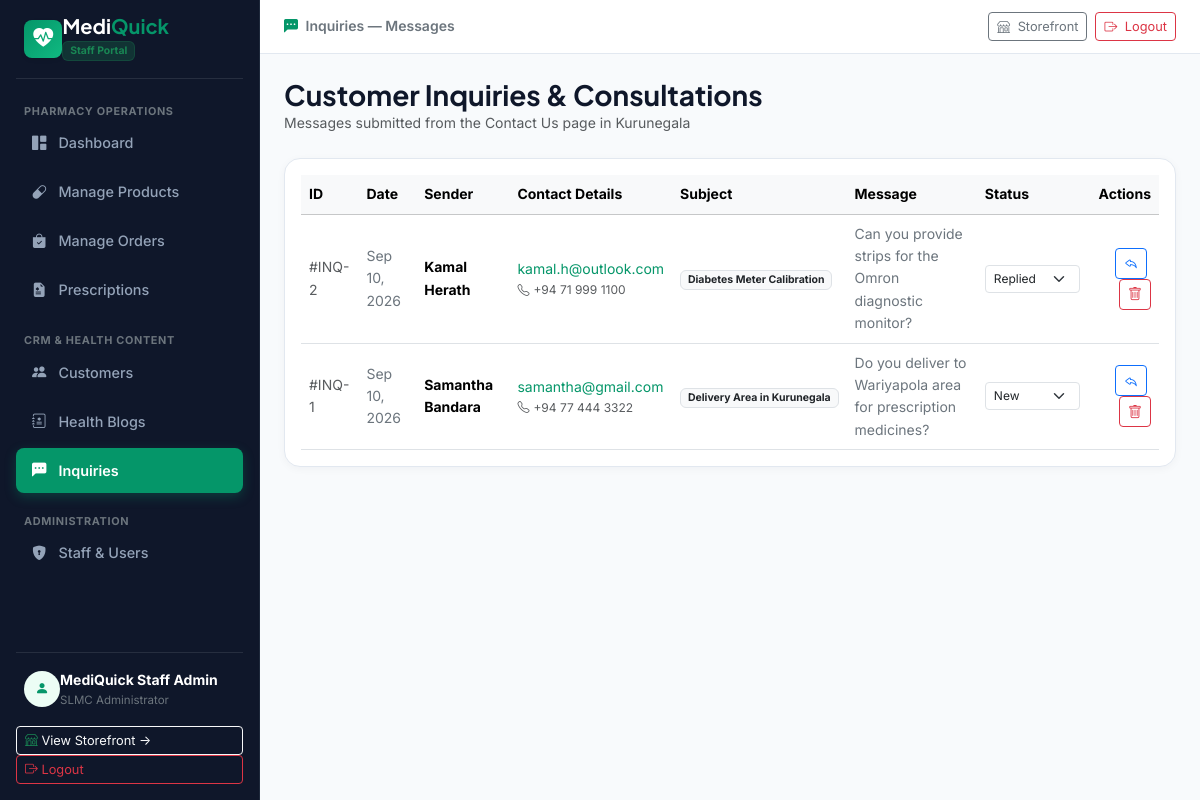
/admin/inquiries.php (signed in), run on the app's committed database.
### tables this page shows
CREATE TABLE `inquiries` (
    `id` INT AUTO_INCREMENT PRIMARY KEY,
    `name` VARCHAR(100) NOT NULL,
    `email` VARCHAR(100) NOT NULL,
    `phone` VARCHAR(20) DEFAULT NULL,
    `subject` VARCHAR(255) NOT NULL,
    `message` TEXT NOT NULL,
    `status` ENUM('New', 'Replied') DEFAULT 'New',
    `created_at` TIMESTAMP DEFAULT CURRENT_TIMESTAMP
);

### admin/inquiries.php (the view, shortened to what this page needs)
<?php
require_once __DIR__ . '/../config/db.php';
$inquiriesQuery = mysqli_query($conn, "SELECT * FROM inquiries ORDER BY id DESC");
include_once __DIR__ . '/../includes/header.php';
?>
<div class="d-flex" style="min-height: 100vh;">
  <?php include_once __DIR__ . '/../includes/admin_sidebar.php'; ?>
  <div class="flex-grow-1 d-flex flex-column" style="background-color: #f8fafc; min-width: 0;">
    <div class="admin-topbar d-flex justify-content-between align-items-center">
      <div class="d-flex align-items-center gap-2">
        <div class="small text-secondary fw-semibold text-truncate">
          <i class="bi bi-chat-left-dots-fill text-emerald me-1"></i> <span class="d-none d-sm-inline">Inquiries &mdash; </span>Messages
        </div>
      </div>
      <div class="d-flex align-items-center gap-2">
        <a href="../index.php" target="_blank" class="btn btn-sm btn-outline-secondary" style="font-size: 0.8rem;">
          <i class="bi bi-shop me-1"></i> Storefront
        </a>
        <a href="logout.php" class="btn btn-sm btn-outline-danger" style="font-size: 0.8rem;">
          <i class="bi bi-box-arrow-right me-1"></i> Logout
        </a>
      </div>
    </div>
    <div class="p-4 flex-grow-1">
      <div class="d-flex justify-content-between align-items-center mb-4">
        <div>
          <h3 class="fw-bold mb-0">Customer Inquiries & Consultations</h3>
          <p class="text-muted small mb-0">Messages submitted from the Contact Us page in Kurunegala</p>
        </div>
      </div>
    <div class="card card-custom p-3 bg-white">
      <div class="table-responsive">
        <table class="table table-hover align-middle mb-0 small">
          <thead class="table-light">
            <tr>
              <th>ID</th>
              <th>Date</th>
              <th>Sender</th>
              <th>Contact Details</th>
              <th>Subject</th>
              <th style="max-width: 350px;">Message</th>
              <th>Status</th>
              <th class="text-end">Actions</th>
            </tr>
          </thead>
          <tbody>
            <?php if ($inquiriesQuery && mysqli_num_rows($inquiriesQuery) > 0): ?>
              <?php while ($inq = mysqli_fetch_assoc($inquiriesQuery)): ?>
                <tr>
                  <td class="font-mono text-muted">#INQ-<?php echo $inq['id']; ?></td>
                  <td class="text-secondary"><?php echo date('M d, Y', strtotime($inq['created_at'])); ?></td>
                  <td><strong><?php echo htmlspecialchars($inq['name']); ?></strong></td>
                  <td>
                    <div><a href="mailto:<?php echo htmlspecialchars($inq['email']); ?>" class="text-emerald"><?php echo htmlspecialchars($inq['email']); ?></a></div>
                    <?php if (!empty($inq['phone'])): ?>
                      <div class="text-muted" style="font-size: 0.75rem;"><i class="bi bi-telephone me-1"></i><?php echo htmlspecialchars($inq['phone']); ?></div>
                    <?php endif; ?>
                  </td>
                  <td><span class="badge bg-light text-dark border"><?php echo htmlspecialchars($inq['subject']); ?></span></td>
                  <td style="max-width: 350px;" class="text-secondary">
                    <?php echo nl2br(htmlspecialchars($inq['message'])); ?>
                  </td>
                  <td>
                    <form action="inquiries.php" method="POST" class="d-inline-flex align-items-center gap-1">
                      <select name="status" class="form-select form-select-sm" style="width: 95px; font-size: 0.75rem;" onchange="this.form.submit()">
                        <option value="New" <?php echo ($inq['status'] === 'New') ? 'selected' : ''; ?>>New</option>
                        <option value="Replied" <?php echo ($inq['status'] === 'Replied') ? 'selected' : ''; ?>>Replied</option>
                      </select>
                    </form>
                  </td>
                  <td class="text-end">
                    <a href="mailto:<?php echo htmlspecialchars($inq['email']); ?>?subject=Re: <?php echo urlencode($inq['subject']); ?>" class="btn btn-sm btn-outline-primary me-1" title="Reply via Email">
                      <i class="bi bi-reply"></i>
                    </a>
                    <a href="inquiries.php?action=delete&id=<?php echo $inq['id']; ?>" class="btn btn-sm btn-outline-danger"
                       onclick="return confirmAction('Are you sure you want to permanently delete inquiry #INQ-<?php echo $inq['id']; ?> from <?php echo htmlspecialchars(addslashes($inq['name'])); ?>?', 'Delete Customer Inquiry?');" title="Delete Inquiry">
                      <i class="bi bi-trash"></i>
                    </a>
                  </td>
                </tr>
              <?php endwhile; ?>
            <?php else: ?>
              <tr><td colspan="8" class="text-center text-muted py-4">No customer inquiries found.</td></tr>
            <?php endif; ?>
          </tbody>
        </table>
      </div>
    </div>
  </div>
</div>
</body>
</html>

### assets/css/style.css (style rules this page uses)
:root { --mq-primary: #059669; --mq-primary-hover: #047857; --mq-primary-dark: #064e3b; --mq-primary-light: #ecfdf5; --mq-primary-border: #a7f3d0; --mq-sky: #0ea5e9; --mq-sky-light: #f0f9ff; --mq-dark: #0f172a; --mq-slate: #334155; --mq-muted: #64748b; --mq-light-bg: #f8fafc; --mq-card-bg: #ffffff; --mq-border: #e2e8f0; --font-sans: 'Inter', -apple-system, BlinkMacSystemFont, 'Segoe UI', Roboto, sans-serif; --font-heading: 'Plus Jakarta Sans', 'Inter', sans-serif; }
body { font-family: var(--font-sans); background-color: var(--mq-light-bg); color: var(--mq-dark); line-height: 1.6; min-height: 100vh; display: flex; flex-direction: column; -webkit-font-smoothing: antialiased; -moz-osx-font-smoothing: grayscale; }
h1, h2, h3, h4, h5, h6, .font-heading { font-family: var(--font-heading); font-weight: 700; color: var(--mq-dark); }
a { text-decoration: none; transition: all 0.2s ease-in-out; }
.card-custom { background-color: #ffffff; border: 1px solid var(--mq-border); border-radius: 16px; box-shadow: 0 2px 8px rgba(15, 23, 42, 0.04); transition: transform 0.2s ease, box-shadow 0.2s ease; }
.admin-topbar { background-color: #ffffff; border-bottom: 1px solid var(--mq-border); padding: 0.75rem 1.5rem; }
.text-emerald { color: var(--mq-primary) !important; }

### data on the page
inquiries: id "2", created_at "Sep 10, 2026", name "Kamal Herath", email "kamal.h@outlook.com", phone "+94 71 999 1100", subject "Diabetes Meter Calibration", message "Can you provide strips for the Omron diagnostic monitor?", status "Replied"
inquiries: id "1", created_at "Sep 10, 2026", name "Samantha Bandara", email "samantha@gmail.com", phone "+94 77 444 3322", subject "Delivery Area in Kurunegala", message "Do you deliver to Wariyapola area for prescription medicines?", status "New"

### other printed values
$adminName "MediQuick Staff Admin"
